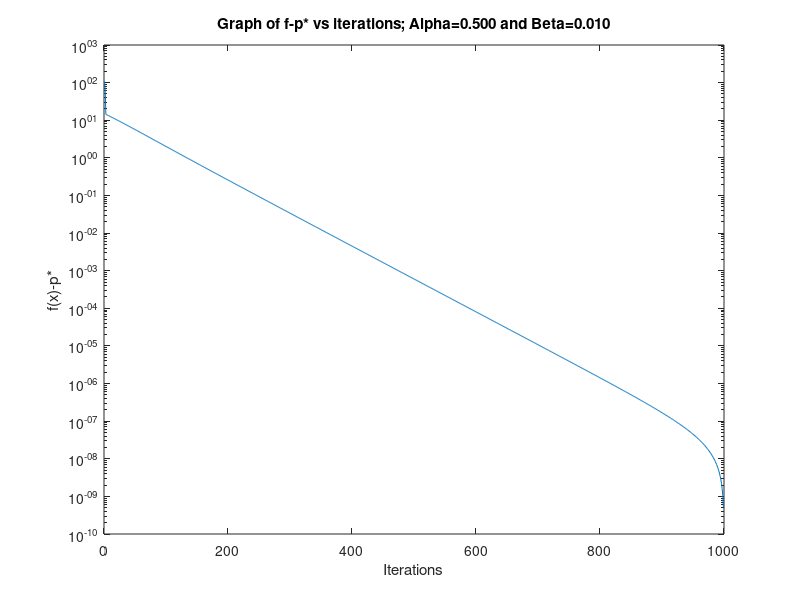
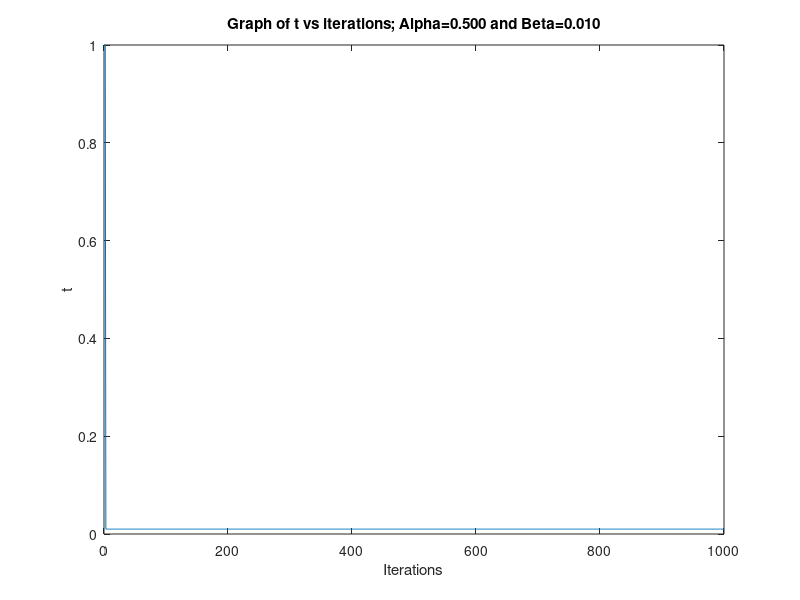

These charts were generated, in order, by the following MATLAB code:

clear all;

iter = 1000;
nu = .00000001;
beta = .01;
alpha = .50;
n = 100;
m = 200;
x = zeros(n, 1);
A = randn(m,n);


x = zeros(n,1);

V = []
I = []
T = []
for i = 1:iter
    f = -sum(log(1-A*x)) - sum(log(1+x)) - sum(log(1-x));
    d = 1./(1-A*x);
    % first order derivative
    grad = A'*d - 1./(1+x) + 1./(1-x);
    % second order derivative i.e. hessian
    hessian = A'*diag(d.^2)*A + diag(1./(1+x).^2 + 1./(1-x).^2);
    % direction
    dir = -hessian\grad;
    % lambda^2 i.e decrement
    lambda_2 = grad'*dir;
    t = 1; 
    while ((max(A*(x+t*dir)) >= 1) || (max(abs(x+t*dir)) >= 1))
        t = beta*t;
    end
    % breaking criteria
    if abs(lambda_2) < nu
        break;
    end
    % backtracking algorithm
    while ( -sum(log(1-A*(x+t*dir))) - sum(log(1-(x+t*dir).^2)) > f + alpha*t*lambda_2 )
        t = beta*t;
    end
    % update step
    x = x+t*dir;
    V = [V; f];
    I = [I ; i];
    T = [T; t];
end

f_minus_p = [];
for i = 1:length(V)
    diff = V(i) - f
    f_minus_p = [f_minus_p; diff]
end
f_minus_p
f
figure(1)
semilogy(I, f_minus_p)
titlestr = "Graph of f-p* vs iterations; Alpha=%0.3f and Beta=%0.3f";
str = sprintf(titlestr,alpha,beta);
title(str);
xlabel("Iterations");
ylabel("f(x)-p*");

figure(2)
plot(I,T);
titlestr = "Graph of t vs iterations; Alpha=%0.3f and Beta=%0.3f";
str = sprintf(titlestr,alpha,beta);
title(str);
xlabel("Iterations");
ylabel("t");